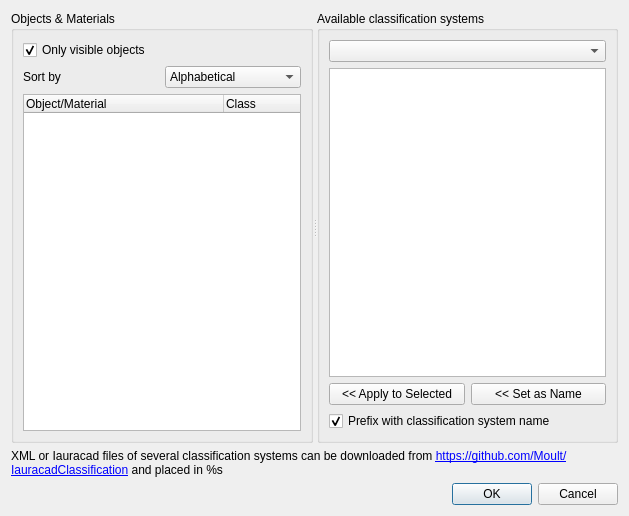
<?xml version="1.0" encoding="UTF-8"?>
<ui version="4.0">
 <class>bimDialogClassification</class>
 <widget class="QDialog" name="bimDialogClassification">
  <property name="geometry">
   <rect>
    <x>0</x>
    <y>0</y>
    <width>629</width>
    <height>516</height>
   </rect>
  </property>
  <property name="windowTitle">
   <string>Classification Manager</string>
  </property>
  <layout class="QVBoxLayout" name="verticalLayout">
   <item>
    <widget class="QSplitter" name="splitter">
     <property name="sizePolicy">
      <sizepolicy hsizetype="Expanding" vsizetype="Expanding">
       <horstretch>0</horstretch>
       <verstretch>0</verstretch>
      </sizepolicy>
     </property>
     <property name="orientation">
      <enum>Qt::Horizontal</enum>
     </property>
     <widget class="QGroupBox" name="groupMaterials">
      <property name="minimumSize">
       <size>
        <width>300</width>
        <height>0</height>
       </size>
      </property>
      <property name="maximumSize">
       <size>
        <width>16777215</width>
        <height>16777215</height>
       </size>
      </property>
      <property name="title">
       <string>Objects &amp;&amp; Materials</string>
      </property>
      <layout class="QVBoxLayout" name="verticalLayout_2">
       <item>
        <widget class="QCheckBox" name="onlyVisible">
         <property name="text">
          <string>Only visible objects</string>
         </property>
         <property name="checked">
          <bool>true</bool>
         </property>
        </widget>
       </item>
       <item>
        <layout class="QHBoxLayout" name="horizontalLayout_4">
         <item>
          <widget class="QLabel" name="label">
           <property name="text">
            <string>Sort by</string>
           </property>
          </widget>
         </item>
         <item>
          <widget class="QComboBox" name="groupMode">
           <item>
            <property name="text">
             <string>Alphabetical</string>
            </property>
            <property name="icon">
             <iconset theme="format-text-direction-ltr">
              <normaloff>.</normaloff>.</iconset>
            </property>
           </item>
           <item>
            <property name="text">
             <string>Iauracad type</string>
            </property>
            <property name="icon">
             <iconset theme="application-drawing">
              <normaloff>.</normaloff>.</iconset>
            </property>
           </item>
           <item>
            <property name="text">
             <string>Material</string>
            </property>
           </item>
           <item>
            <property name="text">
             <string>Model structure</string>
            </property>
           </item>
          </widget>
         </item>
        </layout>
       </item>
       <item>
        <widget class="QTreeWidget" name="treeObjects">
         <property name="horizontalScrollBarPolicy">
          <enum>Qt::ScrollBarAlwaysOff</enum>
         </property>
         <property name="selectionMode">
          <enum>QAbstractItemView::ExtendedSelection</enum>
         </property>
         <property name="autoExpandDelay">
          <number>-1</number>
         </property>
         <attribute name="headerCascadingSectionResizes">
          <bool>true</bool>
         </attribute>
         <attribute name="headerDefaultSectionSize">
          <number>200</number>
         </attribute>
         <attribute name="headerStretchLastSection">
          <bool>true</bool>
         </attribute>
         <column>
          <property name="text">
           <string>Object/Material</string>
          </property>
         </column>
         <column>
          <property name="text">
           <string>Class</string>
          </property>
         </column>
        </widget>
       </item>
      </layout>
     </widget>
     <widget class="QGroupBox" name="groupClasses">
      <property name="title">
       <string>Available classification systems</string>
      </property>
      <layout class="QVBoxLayout" name="verticalLayout_3">
       <item>
        <widget class="QComboBox" name="comboSystem">
         <property name="toolTip">
          <string>Classification systems found on this computer</string>
         </property>
        </widget>
       </item>
       <item>
        <layout class="QHBoxLayout" name="horizontalLayout_2"/>
       </item>
       <item>
        <widget class="QTreeWidget" name="treeClass">
         <attribute name="headerVisible">
          <bool>false</bool>
         </attribute>
         <column>
          <property name="text">
           <string notr="true">1</string>
          </property>
         </column>
        </widget>
       </item>
       <item>
        <layout class="QHBoxLayout" name="horizontalLayout_3">
         <item>
          <widget class="QPushButton" name="buttonApply">
           <property name="sizePolicy">
            <sizepolicy hsizetype="Minimum" vsizetype="Fixed">
             <horstretch>0</horstretch>
             <verstretch>0</verstretch>
            </sizepolicy>
           </property>
           <property name="minimumSize">
            <size>
             <width>16</width>
             <height>0</height>
            </size>
           </property>
           <property name="toolTip">
            <string>Apply the selected class to selected objects</string>
           </property>
           <property name="text">
            <string>&lt;&lt; Apply to Selected</string>
           </property>
          </widget>
         </item>
         <item>
          <widget class="QPushButton" name="buttonRename">
           <property name="toolTip">
            <string>Use this class as object name</string>
           </property>
           <property name="text">
            <string>&lt;&lt; Set as Name</string>
           </property>
          </widget>
         </item>
        </layout>
       </item>
       <item>
        <widget class="QCheckBox" name="checkPrefix">
         <property name="text">
          <string>Prefix with classification system name</string>
         </property>
         <property name="checked">
          <bool>true</bool>
         </property>
        </widget>
       </item>
      </layout>
     </widget>
    </widget>
   </item>
   <item>
    <widget class="QLabel" name="labelDownload">
     <property name="text">
      <string>XML or Iauracad files of several classification systems can be downloaded from &lt;a href=&quot;https://github.com/Moult/IauracadClassification&quot;&gt;https://github.com/Moult/IauracadClassification&lt;/a&gt; and placed in %s</string>
     </property>
     <property name="wordWrap">
      <bool>true</bool>
     </property>
     <property name="openExternalLinks">
      <bool>true</bool>
     </property>
    </widget>
   </item>
   <item>
    <widget class="QDialogButtonBox" name="buttonBox">
     <property name="orientation">
      <enum>Qt::Horizontal</enum>
     </property>
     <property name="standardButtons">
      <set>QDialogButtonBox::Cancel|QDialogButtonBox::Ok</set>
     </property>
    </widget>
   </item>
  </layout>
 </widget>
 <resources/>
 <connections>
  <connection>
   <sender>buttonBox</sender>
   <signal>rejected()</signal>
   <receiver>bimDialogClassification</receiver>
   <slot>reject()</slot>
   <hints>
    <hint type="sourcelabel">
     <x>503</x>
     <y>496</y>
    </hint>
    <hint type="destinationlabel">
     <x>547</x>
     <y>-18</y>
    </hint>
   </hints>
  </connection>
 </connections>
</ui>
